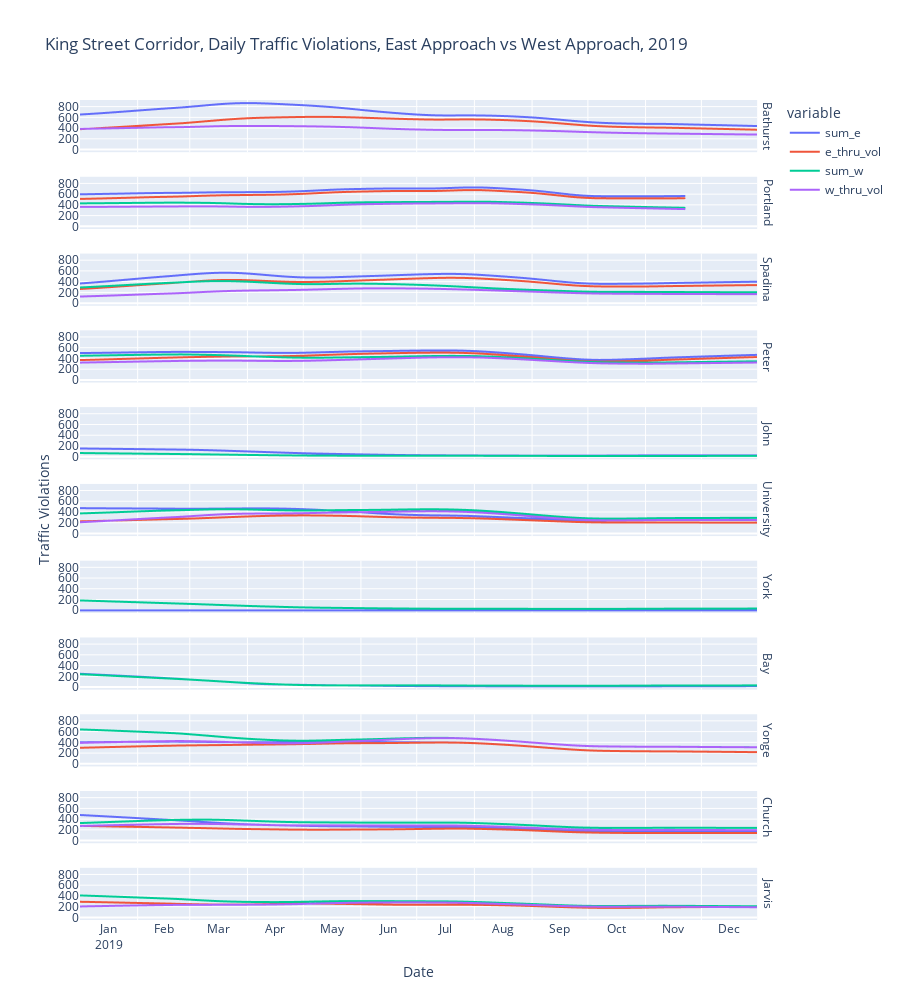

The code cell stored with this chart in its notebook:
### Code cell
fig = px.scatter(df, 
                 x="date", 
                 y=["sum_e", "e_thru_vol", "sum_w", "w_thru_vol"], 
                 labels={
                     "date" : "Date", 
                     #"sum_violations" : "Total Violations",
                     "intersection_name" : "Intersection"}, 
                 trendline="lowess", 
                 trendline_options=dict(frac=0.3),
                 # trendline_color_override="blue",
                 facet_row="intersection_name", 
                 category_orders={
                     "intersection_name" : [
                         "King / Bathurst",
                         "King / Portland",
                         "King / Spadina",
                         "King / Peter",
                         "King / John", 
                         # "King / Simcoe",
                         "King / University",
                         "King / York",
                         "King / Bay",
                         "King / Yonge",
                         "King / Church",
                         "King / Jarvis"]}, 
                 height=1000, 
                 title="King Street Corridor, Daily Traffic Violations, East Approach vs West Approach, 2019")

fig.update_xaxes(dtick="M1", tickformat="%b\n%Y", ticklabelmode="period")
fig.update_yaxes(title_text = "", secondary_y=False)
fig.for_each_annotation(lambda a: a.update(text=a.text.replace("Intersection=King / ", "")))

# keep other annotations and add single y-axis title
fig.update_layout(
    # keep the original annotations and add a list of new annotations (single y-axis title):
    annotations = list(fig.layout.annotations) + [go.layout.Annotation(
        x=-0.07,
        y=0.5,
        font=dict(size=14),
        showarrow=False,
        text="Traffic Violations",
        textangle=-90,
        xref="paper",
        yref="paper"
        )
    ]
)

fig.data = [t for t in fig.data if t.mode == "lines"]
fig.update_traces(showlegend=True, selector=dict(xaxis="x"))
fig.show()

### Figure 1 — Plotly figure (JSON) as saved in the notebook; plotly's stock layout.template omitted (floating-point values rounded to 4 significant figures; data arrays with more than 128 entries replaced by an {"elided": "..."} marker saying what was removed)
{"data": [{"hovertemplate": "<b>LOWESS trendline</b><br><br>variable=sum_e<br>Intersection=King / Bathurst<br>Date=%{x}<br>value=%{y} <b>(trend)</b><extra></extra>", "legendgroup": "sum_e", "marker": {"color": "#636efa", "symbol": "circle"}, "mode": "lines", "name": "sum_e", "showlegend": false, "type": "scattergl", "x": {"elided": "362 str values"}, "xaxis": "x11", "y": {"elided": "362 float values"}, "yaxis": "y11"}, {"hovertemplate": "<b>LOWESS trendline</b><br><br>variable=sum_e<br>Intersection=King / Portland<br>Date=%{x}<br>value=%{y} <b>(trend)</b><extra></extra>", "legendgroup": "sum_e", "marker": {"color": "#636efa", "symbol": "circle"}, "mode": "lines", "name": "sum_e", "showlegend": false, "type": "scattergl", "x": {"elided": "325 str values"}, "xaxis": "x10", "y": {"elided": "325 float values"}, "yaxis": "y10"}, {"hovertemplate": "<b>LOWESS trendline</b><br><br>variable=sum_e<br>Intersection=King / Spadina<br>Date=%{x}<br>value=%{y} <b>(trend)</b><extra></extra>", "legendgroup": "sum_e", "marker": {"color": "#636efa", "symbol": "circle"}, "mode": "lines", "name": "sum_e", "showlegend": false, "type": "scattergl", "x": {"elided": "365 str values"}, "xaxis": "x9", "y": {"elided": "365 float values"}, "yaxis": "y9"}, {"hovertemplate": "<b>LOWESS trendline</b><br><br>variable=sum_e<br>Intersection=King / Peter<br>Date=%{x}<br>value=%{y} <b>(trend)</b><extra></extra>", "legendgroup": "sum_e", "marker": {"color": "#636efa", "symbol": "circle"}, "mode": "lines", "name": "sum_e", "showlegend": false, "type": "scattergl", "x": {"elided": "365 str values"}, "xaxis": "x8", "y": {"elided": "365 float values"}, "yaxis": "y8"}, {"hovertemplate": "<b>LOWESS trendline</b><br><br>variable=sum_e<br>Intersection=King / John<br>Date=%{x}<br>value=%{y} <b>(trend)</b><extra></extra>", "legendgroup": "sum_e", "marker": {"color": "#636efa", "symbol": "circle"}, "mode": "lines", "name": "sum_e", "showlegend": false, "type": "scattergl", "x": {"elided": "358 str values"}, "xaxis": "x7", "y": {"elided": "358 float values"}, "yaxis": "y7"}, {"hovertemplate": "<b>LOWESS trendline</b><br><br>variable=sum_e<br>Intersection=King / University<br>Date=%{x}<br>value=%{y} <b>(trend)</b><extra></extra>", "legendgroup": "sum_e", "marker": {"color": "#636efa", "symbol": "circle"}, "mode": "lines", "name": "sum_e", "showlegend": false, "type": "scattergl", "x": {"elided": "364 str values"}, "xaxis": "x6", "y": {"elided": "364 float values"}, "yaxis": "y6"}, {"hovertemplate": "<b>LOWESS trendline</b><br><br>variable=sum_e<br>Intersection=King / York<br>Date=%{x}<br>value=%{y} <b>(trend)</b><extra></extra>", "legendgroup": "sum_e", "marker": {"color": "#636efa", "symbol": "circle"}, "mode": "lines", "name": "sum_e", "showlegend": false, "type": "scattergl", "x": {"elided": "347 str values"}, "xaxis": "x5", "y": {"elided": "347 int values"}, "yaxis": "y5"}, {"hovertemplate": "<b>LOWESS trendline</b><br><br>variable=sum_e<br>Intersection=King / Bay<br>Date=%{x}<br>value=%{y} <b>(trend)</b><extra></extra>", "legendgroup": "sum_e", "marker": {"color": "#636efa", "symbol": "circle"}, "mode": "lines", "name": "sum_e", "showlegend": false, "type": "scattergl", "x": {"elided": "365 str values"}, "xaxis": "x4", "y": {"elided": "365 float values"}, "yaxis": "y4"}, {"hovertemplate": "<b>LOWESS trendline</b><br><br>variable=sum_e<br>Intersection=King / Yonge<br>Date=%{x}<br>value=%{y} <b>(trend)</b><extra></extra>", "legendgroup": "sum_e", "marker": {"color": "#636efa", "symbol": "circle"}, "mode": "lines", "name": "sum_e", "showlegend": false, "type": "scattergl", "x": {"elided": "365 str values"}, "xaxis": "x3", "y": {"elided": "365 float values"}, "yaxis": "y3"}, {"hovertemplate": "<b>LOWESS trendline</b><br><br>variable=sum_e<br>Intersection=King / Church<br>Date=%{x}<br>value=%{y} <b>(trend)</b><extra></extra>", "legendgroup": "sum_e", "marker": {"color": "#636efa", "symbol": "circle"}, "mode": "lines", "name": "sum_e", "showlegend": false, "type": "scattergl", "x": {"elided": "356 str values"}, "xaxis": "x2", "y": {"elided": "356 float values"}, "yaxis": "y2"}, {"hovertemplate": "<b>LOWESS trendline</b><br><br>variable=sum_e<br>Intersection=King / Jarvis<br>Date=%{x}<br>value=%{y} <b>(trend)</b><extra></extra>", "legendgroup": "sum_e", "marker": {"color": "#636efa", "symbol": "circle"}, "mode": "lines", "name": "sum_e", "showlegend": true, "type": "scattergl", "x": {"elided": "365 str values"}, "xaxis": "x", "y": {"elided": "365 float values"}, "yaxis": "y"}, {"hovertemplate": "<b>LOWESS trendline</b><br><br>variable=e_thru_vol<br>Intersection=King / Bathurst<br>Date=%{x}<br>value=%{y} <b>(trend)</b><extra></extra>", "legendgroup": "e_thru_vol", "marker": {"color": "#EF553B", "symbol": "circle"}, "mode": "lines", "name": "e_thru_vol", "showlegend": false, "type": "scattergl", "x": {"elided": "362 str values"}, "xaxis": "x11", "y": {"elided": "362 float values"}, "yaxis": "y11"}, {"hovertemplate": "<b>LOWESS trendline</b><br><br>variable=e_thru_vol<br>Intersection=King / Portland<br>Date=%{x}<br>value=%{y} <b>(trend)</b><extra></extra>", "legendgroup": "e_thru_vol", "marker": {"color": "#EF553B", "symbol": "circle"}, "mode": "lines", "name": "e_thru_vol", "showlegend": false, "type": "scattergl", "x": {"elided": "325 str values"}, "xaxis": "x10", "y": {"elided": "325 float values"}, "yaxis": "y10"}, {"hovertemplate": "<b>LOWESS trendline</b><br><br>variable=e_thru_vol<br>Intersection=King / Spadina<br>Date=%{x}<br>value=%{y} <b>(trend)</b><extra></extra>", "legendgroup": "e_thru_vol", "marker": {"color": "#EF553B", "symbol": "circle"}, "mode": "lines", "name": "e_thru_vol", "showlegend": false, "type": "scattergl", "x": {"elided": "365 str values"}, "xaxis": "x9", "y": {"elided": "365 float values"}, "yaxis": "y9"}, {"hovertemplate": "<b>LOWESS trendline</b><br><br>variable=e_thru_vol<br>Intersection=King / Peter<br>Date=%{x}<br>value=%{y} <b>(trend)</b><extra></extra>", "legendgroup": "e_thru_vol", "marker": {"color": "#EF553B", "symbol": "circle"}, "mode": "lines", "name": "e_thru_vol", "showlegend": false, "type": "scattergl", "x": {"elided": "365 str values"}, "xaxis": "x8", "y": {"elided": "365 float values"}, "yaxis": "y8"}, {"hovertemplate": "variable=e_thru_vol<br>Intersection=King / John<extra></extra>", "legendgroup": "e_thru_vol", "marker": {"color": "#EF553B", "symbol": "circle"}, "mode": "lines", "name": "e_thru_vol", "showlegend": false, "type": "scattergl", "xaxis": "x7", "yaxis": "y7"}, {"hovertemplate": "<b>LOWESS trendline</b><br><br>variable=e_thru_vol<br>Intersection=King / University<br>Date=%{x}<br>value=%{y} <b>(trend)</b><extra></extra>", "legendgroup": "e_thru_vol", "marker": {"color": "#EF553B", "symbol": "circle"}, "mode": "lines", "name": "e_thru_vol", "showlegend": false, "type": "scattergl", "x": {"elided": "364 str values"}, "xaxis": "x6", "y": {"elided": "364 float values"}, "yaxis": "y6"}, {"hovertemplate": "variable=e_thru_vol<br>Intersection=King / York<extra></extra>", "legendgroup": "e_thru_vol", "marker": {"color": "#EF553B", "symbol": "circle"}, "mode": "lines", "name": "e_thru_vol", "showlegend": false, "type": "scattergl", "xaxis": "x5", "yaxis": "y5"}, {"hovertemplate": "variable=e_thru_vol<br>Intersection=King / Bay<extra></extra>", "legendgroup": "e_thru_vol", "marker": {"color": "#EF553B", "symbol": "circle"}, "mode": "lines", "name": "e_thru_vol", "showlegend": false, "type": "scattergl", "xaxis": "x4", "yaxis": "y4"}, {"hovertemplate": "<b>LOWESS trendline</b><br><br>variable=e_thru_vol<br>Intersection=King / Yonge<br>Date=%{x}<br>value=%{y} <b>(trend)</b><extra></extra>", "legendgroup": "e_thru_vol", "marker": {"color": "#EF553B", "symbol": "circle"}, "mode": "lines", "name": "e_thru_vol", "showlegend": false, "type": "scattergl", "x": {"elided": "365 str values"}, "xaxis": "x3", "y": {"elided": "365 float values"}, "yaxis": "y3"}, {"hovertemplate": "<b>LOWESS trendline</b><br><br>variable=e_thru_vol<br>Intersection=King / Church<br>Date=%{x}<br>value=%{y} <b>(trend)</b><extra></extra>", "legendgroup": "e_thru_vol", "marker": {"color": "#EF553B", "symbol": "circle"}, "mode": "lines", "name": "e_thru_vol", "showlegend": false, "type": "scattergl", "x": {"elided": "356 str values"}, "xaxis": "x2", "y": {"elided": "356 float values"}, "yaxis": "y2"}, {"hovertemplate": "<b>LOWESS trendline</b><br><br>variable=e_thru_vol<br>Intersection=King / Jarvis<br>Date=%{x}<br>value=%{y} <b>(trend)</b><extra></extra>", "legendgroup": "e_thru_vol", "marker": {"color": "#EF553B", "symbol": "circle"}, "mode": "lines", "name": "e_thru_vol", "showlegend": true, "type": "scattergl", "x": {"elided": "365 str values"}, "xaxis": "x", "y": {"elided": "365 float values"}, "yaxis": "y"}, {"hovertemplate": "<b>LOWESS trendline</b><br><br>variable=sum_w<br>Intersection=King / Bathurst<br>Date=%{x}<br>value=%{y} <b>(trend)</b><extra></extra>", "legendgroup": "sum_w", "marker": {"color": "#00cc96", "symbol": "circle"}, "mode": "lines", "name": "sum_w", "showlegend": false, "type": "scattergl", "x": {"elided": "362 str values"}, "xaxis": "x11", "y": {"elided": "362 float values"}, "yaxis": "y11"}, {"hovertemplate": "<b>LOWESS trendline</b><br><br>variable=sum_w<br>Intersection=King / Portland<br>Date=%{x}<br>value=%{y} <b>(trend)</b><extra></extra>", "legendgroup": "sum_w", "marker": {"color": "#00cc96", "symbol": "circle"}, "mode": "lines", "name": "sum_w", "showlegend": false, "type": "scattergl", "x": {"elided": "325 str values"}, "xaxis": "x10", "y": {"elided": "325 float values"}, "yaxis": "y10"}, {"hovertemplate": "<b>LOWESS trendline</b><br><br>variable=sum_w<br>Intersection=King / Spadina<br>Date=%{x}<br>value=%{y} <b>(trend)</b><extra></extra>", "legendgroup": "sum_w", "marker": {"color": "#00cc96", "symbol": "circle"}, "mode": "lines", "name": "sum_w", "showlegend": false, "type": "scattergl", "x": {"elided": "365 str values"}, "xaxis": "x9", "y": {"elided": "365 float values"}, "yaxis": "y9"}, {"hovertemplate": "<b>LOWESS trendline</b><br><br>variable=sum_w<br>Intersection=King / Peter<br>Date=%{x}<br>value=%{y} <b>(trend)</b><extra></extra>", "legendgroup": "sum_w", "marker": {"color": "#00cc96", "symbol": "circle"}, "mode": "lines", "name": "sum_w", "showlegend": false, "type": "scattergl", "x": {"elided": "365 str values"}, "xaxis": "x8", "y": {"elided": "365 float values"}, "yaxis": "y8"}, {"hovertemplate": "<b>LOWESS trendline</b><br><br>variable=sum_w<br>Intersection=King / John<br>Date=%{x}<br>value=%{y} <b>(trend)</b><extra></extra>", "legendgroup": "sum_w", "marker": {"color": "#00cc96", "symbol": "circle"}, "mode": "lines", "name": "sum_w", "showlegend": false, "type": "scattergl", "x": {"elided": "358 str values"}, "xaxis": "x7", "y": {"elided": "358 float values"}, "yaxis": "y7"}, {"hovertemplate": "<b>LOWESS trendline</b><br><br>variable=sum_w<br>Intersection=King / University<br>Date=%{x}<br>value=%{y} <b>(trend)</b><extra></extra>", "legendgroup": "sum_w", "marker": {"color": "#00cc96", "symbol": "circle"}, "mode": "lines", "name": "sum_w", "showlegend": false, "type": "scattergl", "x": {"elided": "364 str values"}, "xaxis": "x6", "y": {"elided": "364 float values"}, "yaxis": "y6"}, {"hovertemplate": "<b>LOWESS trendline</b><br><br>variable=sum_w<br>Intersection=King / York<br>Date=%{x}<br>value=%{y} <b>(trend)</b><extra></extra>", "legendgroup": "sum_w", "marker": {"color": "#00cc96", "symbol": "circle"}, "mode": "lines", "name": "sum_w", "showlegend": false, "type": "scattergl", "x": {"elided": "347 str values"}, "xaxis": "x5", "y": {"elided": "347 float values"}, "yaxis": "y5"}, {"hovertemplate": "<b>LOWESS trendline</b><br><br>variable=sum_w<br>Intersection=King / Bay<br>Date=%{x}<br>value=%{y} <b>(trend)</b><extra></extra>", "legendgroup": "sum_w", "marker": {"color": "#00cc96", "symbol": "circle"}, "mode": "lines", "name": "sum_w", "showlegend": false, "type": "scattergl", "x": {"elided": "365 str values"}, "xaxis": "x4", "y": {"elided": "365 float values"}, "yaxis": "y4"}, {"hovertemplate": "<b>LOWESS trendline</b><br><br>variable=sum_w<br>Intersection=King / Yonge<br>Date=%{x}<br>value=%{y} <b>(trend)</b><extra></extra>", "legendgroup": "sum_w", "marker": {"color": "#00cc96", "symbol": "circle"}, "mode": "lines", "name": "sum_w", "showlegend": false, "type": "scattergl", "x": {"elided": "365 str values"}, "xaxis": "x3", "y": {"elided": "365 float values"}, "yaxis": "y3"}, {"hovertemplate": "<b>LOWESS trendline</b><br><br>variable=sum_w<br>Intersection=King / Church<br>Date=%{x}<br>value=%{y} <b>(trend)</b><extra></extra>", "legendgroup": "sum_w", "marker": {"color": "#00cc96", "symbol": "circle"}, "mode": "lines", "name": "sum_w", "showlegend": false, "type": "scattergl", "x": {"elided": "356 str values"}, "xaxis": "x2", "y": {"elided": "356 float values"}, "yaxis": "y2"}, {"hovertemplate": "<b>LOWESS trendline</b><br><br>variable=sum_w<br>Intersection=King / Jarvis<br>Date=%{x}<br>value=%{y} <b>(trend)</b><extra></extra>", "legendgroup": "sum_w", "marker": {"color": "#00cc96", "symbol": "circle"}, "mode": "lines", "name": "sum_w", "showlegend": true, "type": "scattergl", "x": {"elided": "365 str values"}, "xaxis": "x", "y": {"elided": "365 float values"}, "yaxis": "y"}, {"hovertemplate": "<b>LOWESS trendline</b><br><br>variable=w_thru_vol<br>Intersection=King / Bathurst<br>Date=%{x}<br>value=%{y} <b>(trend)</b><extra></extra>", "legendgroup": "w_thru_vol", "marker": {"color": "#ab63fa", "symbol": "circle"}, "mode": "lines", "name": "w_thru_vol", "showlegend": false, "type": "scattergl", "x": {"elided": "362 str values"}, "xaxis": "x11", "y": {"elided": "362 float values"}, "yaxis": "y11"}, {"hovertemplate": "<b>LOWESS trendline</b><br><br>variable=w_thru_vol<br>Intersection=King / Portland<br>Date=%{x}<br>value=%{y} <b>(trend)</b><extra></extra>", "legendgroup": "w_thru_vol", "marker": {"color": "#ab63fa", "symbol": "circle"}, "mode": "lines", "name": "w_thru_vol", "showlegend": false, "type": "scattergl", "x": {"elided": "325 str values"}, "xaxis": "x10", "y": {"elided": "325 float values"}, "yaxis": "y10"}, {"hovertemplate": "<b>LOWESS trendline</b><br><br>variable=w_thru_vol<br>Intersection=King / Spadina<br>Date=%{x}<br>value=%{y} <b>(trend)</b><extra></extra>", "legendgroup": "w_thru_vol", "marker": {"color": "#ab63fa", "symbol": "circle"}, "mode": "lines", "name": "w_thru_vol", "showlegend": false, "type": "scattergl", "x": {"elided": "365 str values"}, "xaxis": "x9", "y": {"elided": "365 float values"}, "yaxis": "y9"}, {"hovertemplate": "<b>LOWESS trendline</b><br><br>variable=w_thru_vol<br>Intersection=King / Peter<br>Date=%{x}<br>value=%{y} <b>(trend)</b><extra></extra>", "legendgroup": "w_thru_vol", "marker": {"color": "#ab63fa", "symbol": "circle"}, "mode": "lines", "name": "w_thru_vol", "showlegend": false, "type": "scattergl", "x": {"elided": "365 str values"}, "xaxis": "x8", "y": {"elided": "365 float values"}, "yaxis": "y8"}, {"hovertemplate": "variable=w_thru_vol<br>Intersection=King / John<extra></extra>", "legendgroup": "w_thru_vol", "marker": {"color": "#ab63fa", "symbol": "circle"}, "mode": "lines", "name": "w_thru_vol", "showlegend": false, "type": "scattergl", "xaxis": "x7", "yaxis": "y7"}, {"hovertemplate": "<b>LOWESS trendline</b><br><br>variable=w_thru_vol<br>Intersection=King / University<br>Date=%{x}<br>value=%{y} <b>(trend)</b><extra></extra>", "legendgroup": "w_thru_vol", "marker": {"color": "#ab63fa", "symbol": "circle"}, "mode": "lines", "name": "w_thru_vol", "showlegend": false, "type": "scattergl", "x": {"elided": "364 str values"}, "xaxis": "x6", "y": {"elided": "364 float values"}, "yaxis": "y6"}, {"hovertemplate": "variable=w_thru_vol<br>Intersection=King / York<extra></extra>", "legendgroup": "w_thru_vol", "marker": {"color": "#ab63fa", "symbol": "circle"}, "mode": "lines", "name": "w_thru_vol", "showlegend": false, "type": "scattergl", "xaxis": "x5", "yaxis": "y5"}, {"hovertemplate": "variable=w_thru_vol<br>Intersection=King / Bay<extra></extra>", "legendgroup": "w_thru_vol", "marker": {"color": "#ab63fa", "symbol": "circle"}, "mode": "lines", "name": "w_thru_vol", "showlegend": false, "type": "scattergl", "xaxis": "x4", "yaxis": "y4"}, {"hovertemplate": "<b>LOWESS trendline</b><br><br>variable=w_thru_vol<br>Intersection=King / Yonge<br>Date=%{x}<br>value=%{y} <b>(trend)</b><extra></extra>", "legendgroup": "w_thru_vol", "marker": {"color": "#ab63fa", "symbol": "circle"}, "mode": "lines", "name": "w_thru_vol", "showlegend": false, "type": "scattergl", "x": {"elided": "365 str values"}, "xaxis": "x3", "y": {"elided": "365 float values"}, "yaxis": "y3"}, {"hovertemplate": "<b>LOWESS trendline</b><br><br>variable=w_thru_vol<br>Intersection=King / Church<br>Date=%{x}<br>value=%{y} <b>(trend)</b><extra></extra>", "legendgroup": "w_thru_vol", "marker": {"color": "#ab63fa", "symbol": "circle"}, "mode": "lines", "name": "w_thru_vol", "showlegend": false, "type": "scattergl", "x": {"elided": "356 str values"}, "xaxis": "x2", "y": {"elided": "356 float values"}, "yaxis": "y2"}, {"hovertemplate": "<b>LOWESS trendline</b><br><br>variable=w_thru_vol<br>Intersection=King / Jarvis<br>Date=%{x}<br>value=%{y} <b>(trend)</b><extra></extra>", "legendgroup": "w_thru_vol", "marker": {"color": "#ab63fa", "symbol": "circle"}, "mode": "lines", "name": "w_thru_vol", "showlegend": true, "type": "scattergl", "x": {"elided": "365 str values"}, "xaxis": "x", "y": {"elided": "365 float values"}, "yaxis": "y"}], "layout": {"annotations": [{"showarrow": false, "text": "Jarvis", "textangle": 90, "x": 0.98, "xanchor": "left", "xref": "paper", "y": 0.03182, "yanchor": "middle", "yref": "paper"}, {"showarrow": false, "text": "Church", "textangle": 90, "x": 0.98, "xanchor": "left", "xref": "paper", "y": 0.1255, "yanchor": "middle", "yref": "paper"}, {"showarrow": false, "text": "Yonge", "textangle": 90, "x": 0.98, "xanchor": "left", "xref": "paper", "y": 0.2191, "yanchor": "middle", "yref": "paper"}, {"showarrow": false, "text": "Bay", "textangle": 90, "x": 0.98, "xanchor": "left", "xref": "paper", "y": 0.3127, "yanchor": "middle", "yref": "paper"}, {"showarrow": false, "text": "York", "textangle": 90, "x": 0.98, "xanchor": "left", "xref": "paper", "y": 0.4064, "yanchor": "middle", "yref": "paper"}, {"showarrow": false, "text": "University", "textangle": 90, "x": 0.98, "xanchor": "left", "xref": "paper", "y": 0.5, "yanchor": "middle", "yref": "paper"}, {"showarrow": false, "text": "John", "textangle": 90, "x": 0.98, "xanchor": "left", "xref": "paper", "y": 0.5936, "yanchor": "middle", "yref": "paper"}, {"showarrow": false, "text": "Peter", "textangle": 90, "x": 0.98, "xanchor": "left", "xref": "paper", "y": 0.6873, "yanchor": "middle", "yref": "paper"}, {"showarrow": false, "text": "Spadina", "textangle": 90, "x": 0.98, "xanchor": "left", "xref": "paper", "y": 0.7809, "yanchor": "middle", "yref": "paper"}, {"showarrow": false, "text": "Portland", "textangle": 90, "x": 0.98, "xanchor": "left", "xref": "paper", "y": 0.8745, "yanchor": "middle", "yref": "paper"}, {"showarrow": false, "text": "Bathurst", "textangle": 90, "x": 0.98, "xanchor": "left", "xref": "paper", "y": 0.9682, "yanchor": "middle", "yref": "paper"}, {"font": {"size": 14}, "showarrow": false, "text": "Traffic Violations", "textangle": -90, "x": -0.07, "xref": "paper", "y": 0.5, "yref": "paper"}], "height": 1000, "legend": {"title": {"text": "variable"}, "tracegroupgap": 0}, "title": {"text": "King Street Corridor, Daily Traffic Violations, East Approach vs West Approach, 2019"}, "xaxis": {"anchor": "y", "domain": [0, 0.98], "dtick": "M1", "tickformat": "%b\n%Y", "ticklabelmode": "period", "title": {"text": "Date"}}, "xaxis10": {"anchor": "y10", "domain": [0, 0.98], "dtick": "M1", "matches": "x", "showticklabels": false, "tickformat": "%b\n%Y", "ticklabelmode": "period"}, "xaxis11": {"anchor": "y11", "domain": [0, 0.98], "dtick": "M1", "matches": "x", "showticklabels": false, "tickformat": "%b\n%Y", "ticklabelmode": "period"}, "xaxis2": {"anchor": "y2", "domain": [0, 0.98], "dtick": "M1", "matches": "x", "showticklabels": false, "tickformat": "%b\n%Y", "ticklabelmode": "period"}, "xaxis3": {"anchor": "y3", "domain": [0, 0.98], "dtick": "M1", "matches": "x", "showticklabels": false, "tickformat": "%b\n%Y", "ticklabelmode": "period"}, "xaxis4": {"anchor": "y4", "domain": [0, 0.98], "dtick": "M1", "matches": "x", "showticklabels": false, "tickformat": "%b\n%Y", "ticklabelmode": "period"}, "xaxis5": {"anchor": "y5", "domain": [0, 0.98], "dtick": "M1", "matches": "x", "showticklabels": false, "tickformat": "%b\n%Y", "ticklabelmode": "period"}, "xaxis6": {"anchor": "y6", "domain": [0, 0.98], "dtick": "M1", "matches": "x", "showticklabels": false, "tickformat": "%b\n%Y", "ticklabelmode": "period"}, "xaxis7": {"anchor": "y7", "domain": [0, 0.98], "dtick": "M1", "matches": "x", "showticklabels": false, "tickformat": "%b\n%Y", "ticklabelmode": "period"}, "xaxis8": {"anchor": "y8", "domain": [0, 0.98], "dtick": "M1", "matches": "x", "showticklabels": false, "tickformat": "%b\n%Y", "ticklabelmode": "period"}, "xaxis9": {"anchor": "y9", "domain": [0, 0.98], "dtick": "M1", "matches": "x", "showticklabels": false, "tickformat": "%b\n%Y", "ticklabelmode": "period"}, "yaxis": {"anchor": "x", "domain": [0, 0.06364], "title": {"text": ""}}, "yaxis10": {"anchor": "x10", "domain": [0.8427, 0.9064], "matches": "y", "title": {"text": ""}}, "yaxis11": {"anchor": "x11", "domain": [0.9364, 1.0], "matches": "y", "title": {"text": ""}}, "yaxis2": {"anchor": "x2", "domain": [0.09364, 0.1573], "matches": "y", "title": {"text": ""}}, "yaxis3": {"anchor": "x3", "domain": [0.1873, 0.2509], "matches": "y", "title": {"text": ""}}, "yaxis4": {"anchor": "x4", "domain": [0.2809, 0.3445], "matches": "y", "title": {"text": ""}}, "yaxis5": {"anchor": "x5", "domain": [0.3745, 0.4382], "matches": "y", "title": {"text": ""}}, "yaxis6": {"anchor": "x6", "domain": [0.4682, 0.5318], "matches": "y", "title": {"text": ""}}, "yaxis7": {"anchor": "x7", "domain": [0.5618, 0.6255], "matches": "y", "title": {"text": ""}}, "yaxis8": {"anchor": "x8", "domain": [0.6555, 0.7191], "matches": "y", "title": {"text": ""}}, "yaxis9": {"anchor": "x9", "domain": [0.7491, 0.8127], "matches": "y", "title": {"text": ""}}}}
